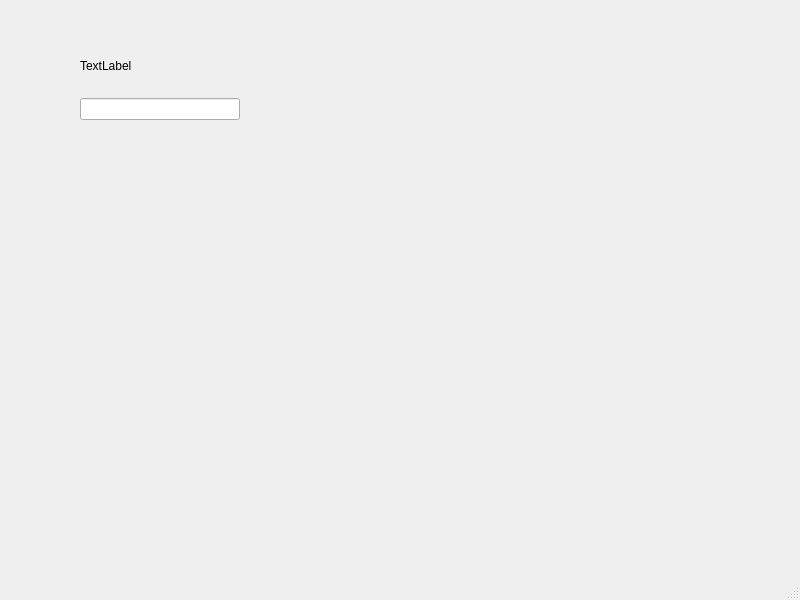
<?xml version="1.0" encoding="UTF-8"?>
<ui version="4.0">
 <class>MainWindow</class>
 <widget class="QMainWindow" name="MainWindow">
  <property name="geometry">
   <rect>
    <x>0</x>
    <y>0</y>
    <width>800</width>
    <height>600</height>
   </rect>
  </property>
  <property name="windowTitle">
   <string>MainWindow</string>
  </property>
  <widget class="QWidget" name="centralwidget">
   <widget class="QWidget" name="verticalLayoutWidget">
    <property name="geometry">
     <rect>
      <x>80</x>
      <y>40</y>
      <width>160</width>
      <height>80</height>
     </rect>
    </property>
    <layout class="QVBoxLayout" name="verticalLayout">
     <item>
      <widget class="QLabel" name="label">
       <property name="styleSheet">
        <string notr="true"/>
       </property>
       <property name="text">
        <string>TextLabel</string>
       </property>
      </widget>
     </item>
     <item>
      <widget class="QLineEdit" name="lineEdit"/>
     </item>
    </layout>
   </widget>
  </widget>
  <widget class="QMenuBar" name="menubar">
   <property name="geometry">
    <rect>
     <x>0</x>
     <y>0</y>
     <width>800</width>
     <height>22</height>
    </rect>
   </property>
  </widget>
  <widget class="QStatusBar" name="statusbar"/>
 </widget>
 <resources/>
 <connections/>
</ui>
